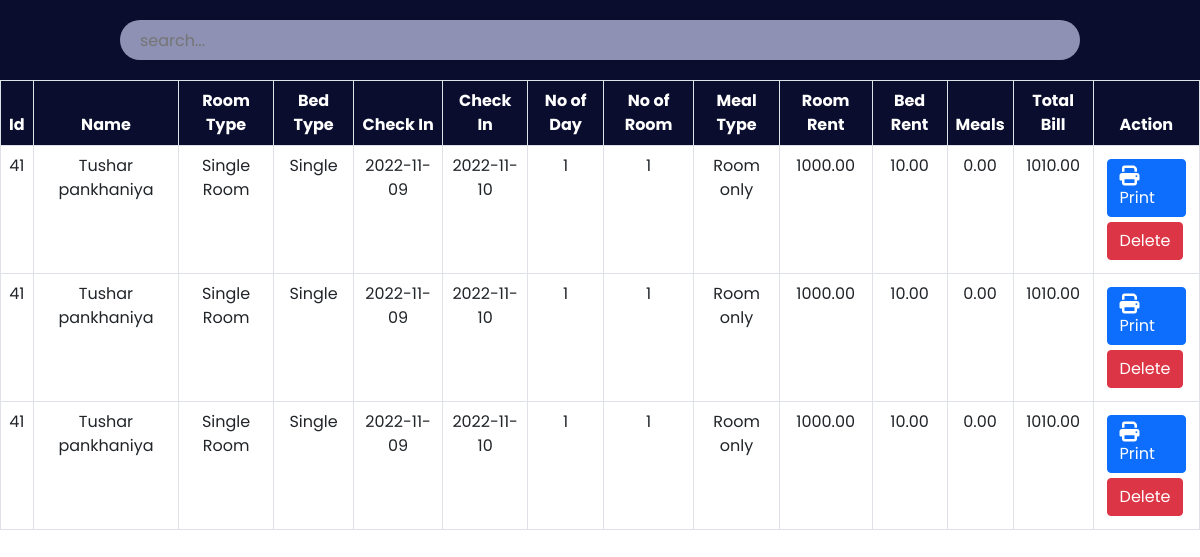
Screenshot of /admin/payment.php with the database file from the repository.
### tables this page shows
CREATE TABLE IF NOT EXISTS `payment` (
  `id` int NOT NULL,
  `Name` varchar(30) NOT NULL,
  `Email` varchar(30) NOT NULL,
  `RoomType` varchar(30) NOT NULL,
  `Bed` varchar(30) NOT NULL,
  `NoofRoom` int NOT NULL,
  `cin` date NOT NULL,
  `cout` date NOT NULL,
  `noofdays` int NOT NULL,
  `roomtotal` double(8,2) NOT NULL,
  `bedtotal` double(8,2) NOT NULL,
  `meal` varchar(30) NOT NULL,
  `mealtotal` double(8,2) NOT NULL,
  `finaltotal` double(8,2) NOT NULL
);

### admin/payment.php (the view, shortened to what this page needs)
<?php
    include '../config.php';
?>
<!DOCTYPE html>
<html lang="en">
<head>
    <link href="https://cdn.jsdelivr.net/npm/bootstrap@5.0.2/dist/css/bootstrap.min.css" rel="stylesheet">
    <link rel="stylesheet" href="https://cdnjs.cloudflare.com/ajax/libs/font-awesome/6.2.0/css/all.min.css"/>
	<link rel="stylesheet" href="css/roombook.css">
</head>
<body>
	<div class="searchsection">
        <input type="text" name="search_bar" id="search_bar" placeholder="search..." onkeyup="searchFun()">
    </div>
    <div class="roombooktable" class="table-responsive-xl">
        <?php
            $paymanttablesql = "SELECT * FROM payment";
            $paymantresult = mysqli_query($conn, $paymanttablesql);
        ?>
        <table class="table table-bordered" id="table-data">
            <thead>
                <tr>
                    <th scope="col">Id</th>
                    <th scope="col">Name</th>
                    <th scope="col">Room Type</th>
                    <th scope="col">Bed Type</th>
                    <th scope="col">Check In</th>
                    <th scope="col">Check In</th>
					<th scope="col">No of Day</th>
                    <th scope="col">No of Room</th>
					<th scope="col">Meal Type</th>
                    <th scope="col">Room Rent</th>
                    <th scope="col">Bed Rent</th>
                    <th scope="col">Meals</th>
					<th scope="col">Total Bill</th>
                    <th scope="col">Action</th>
                </tr>
            </thead>
            <tbody>
            <?php
            while ($res = mysqli_fetch_array($paymantresult)) {
            ?>
                <tr>
                    <td><?php echo $res['id'] ?></td>
                    <td><?php echo $res['Name'] ?></td>
                    <td><?php echo $res['RoomType'] ?></td>
                    <td><?php echo $res['Bed'] ?></td>
					<td><?php echo $res['cin'] ?></td>
                    <td><?php echo $res['cout'] ?></td>
					<td><?php echo $res['noofdays'] ?></td>
                    <td><?php echo $res['NoofRoom'] ?></td>
                    <td><?php echo $res['meal'] ?></td>
                    <td><?php echo $res['roomtotal'] ?></td>
					<td><?php echo $res['bedtotal'] ?></td>
					<td><?php echo $res['mealtotal'] ?></td>
					<td><?php echo $res['finaltotal'] ?></td>
                    <td class="action">
                        <a href="invoiceprint.php?id= <?php echo $res['id']?>"><button class="btn btn-primary"><i class="fa-solid fa-print"></i>Print</button></a>
						<a href="paymantdelete.php?id=<?php echo $res['id']?>"><button class="btn btn-danger">Delete</button></a>
                    </td>
                </tr>
            <?php
            }
            ?>
            </tbody>
        </table>
    </div>
</body>
</html>

### admin/css/roombook.css (style rules this page uses)
:root { --bg-text-shadow: 0 2px 4px rgb(13 0 77 / 8%), 0 3px 6px rgb(13 0 77 / 8%), 0 8px 16px rgb(13 0 77 / 8%); --bg-box-shadow: 0px 0px 20px 6px rgba(26, 30, 164, 0.31); }
body { background-color: #ffff; }
* { margin: 0; padding: 0; font-family: 'Poppins', sans-serif; }
i { font-size: 20px; }
.searchsection { height: 80px; width: 100%; display: flex; justify-content: space-evenly; align-items: center; background-color: #0a0d2d; position: fixed; z-index: 500; }
#search_bar { height: 40px; width: 80%; border: none; background-color: rgba(195, 198, 233, 0.714); padding-left: 20px; border-radius: 30px; }
a { color: black; }
.roombooktable { position: absolute; color: #0a0d2d; margin-top: 80px; width: 100%; height: 100vh; padding-bottom: 900px; }
.roombooktable thead { background-color: #0a0d2d; color: white; text-align: center; }
.roombooktable tbody { text-align: center; }
.action a { text-decoration: none; }
.action button { display: flex; flex-wrap: wrap; margin: 5px; }

### rows the page displays
payment: id "41", Name "Tushar pankhaniya", RoomType "Single Room", Bed "Single", cin "2022-11-09", cout "2022-11-10", noofdays "1", NoofRoom "1", meal "Room only", roomtotal "1000.00", bedtotal "10.00", mealtotal "0.00", finaltotal "1010.00"
payment: id "41", Name "Tushar pankhaniya", RoomType "Single Room", Bed "Single", cin "2022-11-09", cout "2022-11-10", noofdays "1", NoofRoom "1", meal "Room only", roomtotal "1000.00", bedtotal "10.00", mealtotal "0.00", finaltotal "1010.00"
payment: id "41", Name "Tushar pankhaniya", RoomType "Single Room", Bed "Single", cin "2022-11-09", cout "2022-11-10", noofdays "1", NoofRoom "1", meal "Room only", roomtotal "1000.00", bedtotal "10.00", mealtotal "0.00", finaltotal "1010.00"
